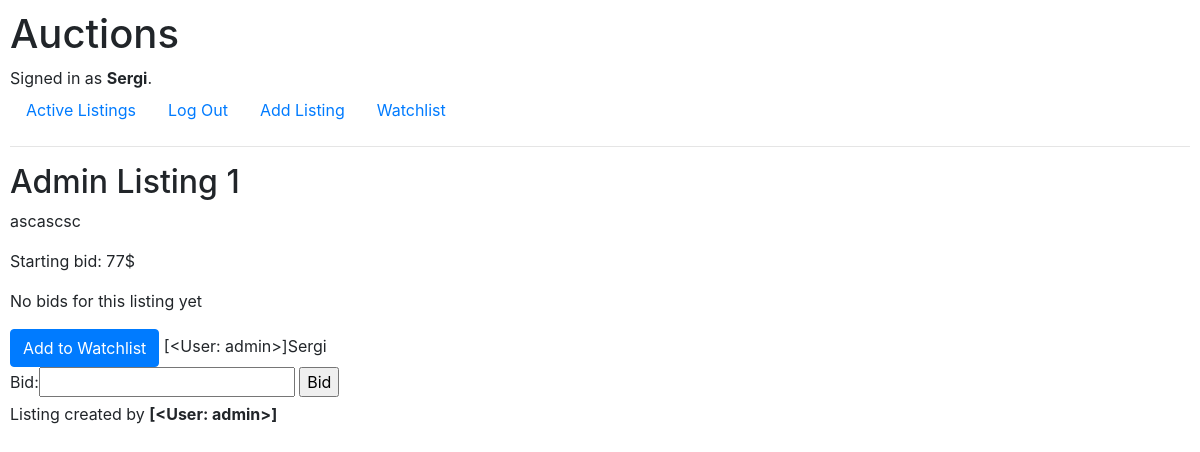
Page /12 (signed in) on the earlier database version.
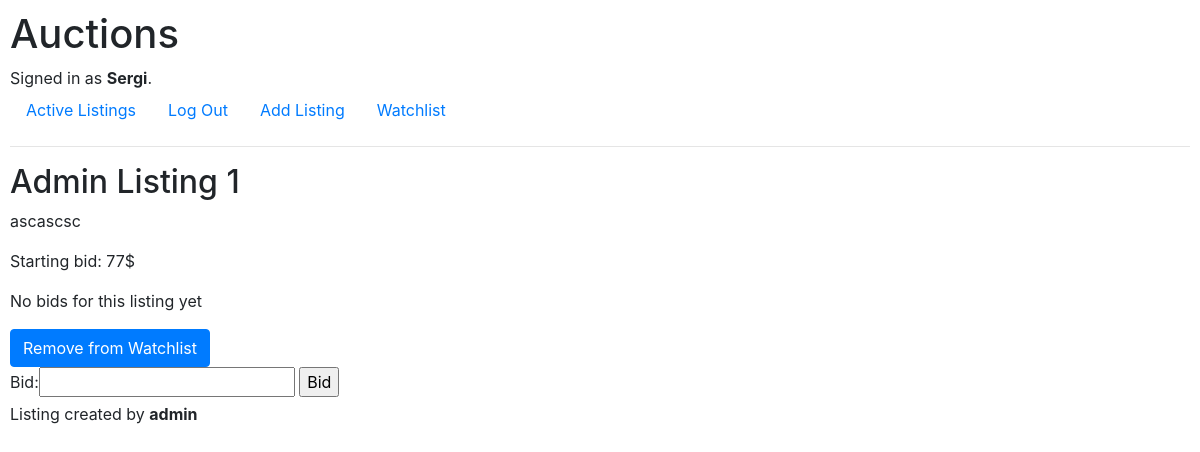
Same page on the later database version.
### auctions/models.py (models this page shows)
class User(AbstractUser):
    watchlist = models.ManyToManyField('Listing', blank=True, related_name="watchlist")

### auctions/views.py (the view)
# urls.py: path("<int:listing_id>", views.listing, name="listing"),
def listing(request, listing_id):
    listing = Listing.objects.get(id=listing_id)
    current_user = request.user
    user_watchlist = Listing.objects.filter(watchlist=request.user.id)
    created_by = list(User.objects.filter(created_by=listing_id))
    in_watchlist = False
    if request.method == "POST":
        if 'closeListing' in request.POST and request.POST['closeListing']:
            listing.delete()
            return HttpResponseRedirect(reverse("index"))
        elif 'addToWatchlist' in request.POST and request.POST['addToWatchlist']:
            current_user.watchlist.add(listing)
            return HttpResponseRedirect(reverse("index"))
        elif 'removeFromWatchlist' in request.POST and request.POST['removeFromWatchlist']:
            current_user.watchlist.remove(listing)
            return HttpResponseRedirect(reverse("index"))
    elif listing in user_watchlist:
        print('Found')
        print(created_by, current_user)
        return render(request, "auctions/listing.html", {
            "listing": listing,
            "in_watchlist": True,
            "created_by": created_by[0],
            "form": NewBidForm()
        })
    else:
        print( 'last')
        print(current_user.watchlist)
        return render(request, "auctions/listing.html", {
            "listing": listing,
            "created_by": created_by,
            "form": NewBidForm()
        })

### auctions/views.py
class NewBidForm(forms.Form):
    bid = forms.IntegerField()

### auctions/templates/auctions/listing.html (shortened to what this page needs)
{% extends "auctions/layout.html" %}
{% block body %}
    <h2>{{ listing.title }}</h2>
    <div>
        <p>{{ listing.text_description }}</p>
        <p>Starting bid: {{ listing.starting_bid }}$</p>
        {% if bids > listing.starting_bid %}
            <p>Latest Bid: {{ bids }}</p>
        {% else %}
            <p>No bids for this listing yet</p>
        {% endif %}
        {% if user.is_authenticated %}
            <div class="actions">
                {% if in_watchlist %}
                    <form action="{% url 'listing' listing.id %}" method="post">
                        <input type="submit" name="removeFromWatchlist" class="btn btn-primary" value="Remove from Watchlist">
                    </form>
                {% else %}
                    <form action="{% url 'listing' listing.id %}" method="post">
                        <input type="submit" name="addToWatchlist" class="btn btn-primary" value="Add to Watchlist">
                        {{ created_by }}{{ user }}
                    </form>
                {% endif %}
            </div>
            <form action="{% url 'listing' listing.id %}" method="post">
                {{ form }}
                <input type="submit" value="Bid" name="bid">
            </form>
        {% endif %}
        <p>Listing created by <strong>{{ created_by }}</strong></p>
    </div>
{% endblock %}

### auctions/templates/auctions/layout.html (shortened to what this page needs)
{% load static %}
<!DOCTYPE html>
<html lang="en">
    <head>
        <link rel="stylesheet" href="https://stackpath.bootstrapcdn.com/bootstrap/4.4.1/css/bootstrap.min.css">
        <link href="{% static 'auctions/styles.css' %}" rel="stylesheet">
    </head>
    <body>
        <h1>Auctions</h1>
        <div>
            {% if user.is_authenticated %}
                Signed in as <strong>{{ user.username }}</strong>.
            {% else %}
                Not signed in.
            {% endif %}
        </div>
        <ul class="nav">
            <li class="nav-item">
                <a class="nav-link" href="{% url 'index' %}">Active Listings</a>
            </li>
            {% if user.is_authenticated %}
                <li class="nav-item">
                    <a class="nav-link" href="{% url 'logout' %}">Log Out</a>
                </li>
                <li class="nav-item">
                    <a class="nav-link" href="{% url 'add' %}">Add Listing</a>
                </li>
                <li class="nav-item">
                    <a class="nav-link" href="{% url 'watchlist' %}">Watchlist</a>
                </li>
            {% endif %}
        </ul>
        <hr>
        {% block body %}
        {% endblock %}
    </body>
</html>

Differences in the rows shown:
changed User "Sergi": username "Sergi" → (not shown)
changed User: username "[<User: admin>]" → "admin"; username "[<User: admin>]" → (not shown)
Other differences:
form field removeFromWatchlist: (not shown) → "Remove from Watchlist"
form field addToWatchlist: "Add to Watchlist" → (not shown)
